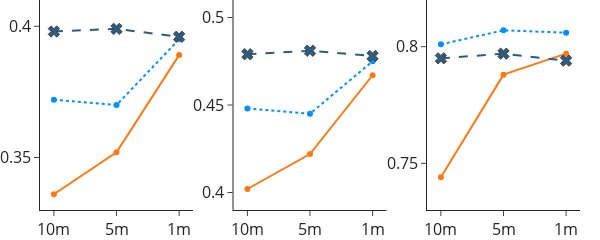

Write notebook code for a chart like this one.
### Code cell
# fig = px.scatter(df, x='resolution', y='value', color='refine-type', facet_col='variable')
# fig.update_yaxes(matches=None)
from plotly.subplots import make_subplots
fig = make_subplots(rows=1, cols=3, horizontal_spacing=0.075)
fig.add_trace(go.Scatter(x=['10m', '5m', '1m'], y=[0.336, 0.352, 0.389],
              name='NAIP', marker_color='#FF7912'), row=1, col=1)
fig.add_trace(go.Scatter(x=['10m', '5m', '1m'], y=[0.372, 0.37, 0.395], name='Planet',
              marker_color='#0091FF', line=dict(dash='dot')), row=1, col=1)
fig.add_trace(go.Scatter(x=['10m', '5m', '1m'], y=[0.398, 0.399, 0.396], name='None',
              marker_color='#2E5C80', line=dict(dash='dash'), marker_line_width=1, marker_size=10, marker_symbol='x'), row=1, col=1)

fig.add_trace(go.Scatter(x=['10m', '5m', '1m'], y=[0.402, 0.422, 0.467],
              name='NAIP', marker_color='#FF7912'), row=1, col=2)
fig.add_trace(go.Scatter(x=['10m', '5m', '1m'], y=[0.448, 0.445, 0.475], name='Planet',
              marker_color='#0091FF', line=dict(dash='dot')), row=1, col=2)
fig.add_trace(go.Scatter(x=['10m', '5m', '1m'], y=[0.479, 0.481, 0.478], name='None',
              marker_color='#2E5C80', line=dict(dash='dash'), marker_line_width=1, marker_size=10, marker_symbol='x'), row=1, col=2)

fig.add_trace(go.Scatter(x=['10m', '5m', '1m'], y=[0.744, 0.788, 0.797],
              name='NAIP', marker_color='#FF7912'), row=1, col=3)
fig.add_trace(go.Scatter(x=['10m', '5m', '1m'], y=[0.801, 0.807, 0.806], name='Planet',
              marker_color='#0091FF', line=dict(dash='dot')), row=1, col=3)
fig.add_trace(go.Scatter(x=['10m', '5m', '1m'], y=[0.795, 0.797, 0.794], name='None',
              marker_color='#2E5C80', line=dict(dash='dash'), marker_line_width=1, marker_size=10, marker_symbol='x'), row=1, col=3)

fig.update_yaxes(range=[0.33, 0.41], nticks=3, row=1, col=1)
fig.update_yaxes(range=[0.39, 0.51], nticks=3, row=1, col=2)
fig.update_yaxes(range=[0.73, 0.82], nticks=4, row=1, col=3)
fig.update_layout(
    legend=dict(
        orientation="h",
        yanchor="top",
        y=-0.1,
        xanchor="right",
        x=1,
        #hide
        
    ),
    showlegend=False,
    template='simple_white',
    width=600,
    height=200,
    margin=dict(l=30, r=20, t=0, b=0),
    font=dict(size=16)
)
fig.show()
fig.write_image('spatial/spatial-plot-nolegend.pdf')
fig.write_image('spatial/spatial-plot-nolegend.pdf')

### Figure 1 — Plotly figure (JSON) as saved in the notebook; plotly's stock layout.template omitted (floating-point values rounded to 4 significant figures)
{"data": [{"marker": {"color": "#FF7912"}, "name": "NAIP", "type": "scatter", "x": ["10m", "5m", "1m"], "xaxis": "x", "y": [0.336, 0.352, 0.389], "yaxis": "y"}, {"line": {"dash": "dot"}, "marker": {"color": "#0091FF"}, "name": "Planet", "type": "scatter", "x": ["10m", "5m", "1m"], "xaxis": "x", "y": [0.372, 0.37, 0.395], "yaxis": "y"}, {"line": {"dash": "dash"}, "marker": {"color": "#2E5C80", "line": {"width": 1}, "size": 10, "symbol": "x"}, "name": "None", "type": "scatter", "x": ["10m", "5m", "1m"], "xaxis": "x", "y": [0.398, 0.399, 0.396], "yaxis": "y"}, {"marker": {"color": "#FF7912"}, "name": "NAIP", "type": "scatter", "x": ["10m", "5m", "1m"], "xaxis": "x2", "y": [0.402, 0.422, 0.467], "yaxis": "y2"}, {"line": {"dash": "dot"}, "marker": {"color": "#0091FF"}, "name": "Planet", "type": "scatter", "x": ["10m", "5m", "1m"], "xaxis": "x2", "y": [0.448, 0.445, 0.475], "yaxis": "y2"}, {"line": {"dash": "dash"}, "marker": {"color": "#2E5C80", "line": {"width": 1}, "size": 10, "symbol": "x"}, "name": "None", "type": "scatter", "x": ["10m", "5m", "1m"], "xaxis": "x2", "y": [0.479, 0.481, 0.478], "yaxis": "y2"}, {"marker": {"color": "#FF7912"}, "name": "NAIP", "type": "scatter", "x": ["10m", "5m", "1m"], "xaxis": "x3", "y": [0.744, 0.788, 0.797], "yaxis": "y3"}, {"line": {"dash": "dot"}, "marker": {"color": "#0091FF"}, "name": "Planet", "type": "scatter", "x": ["10m", "5m", "1m"], "xaxis": "x3", "y": [0.801, 0.807, 0.806], "yaxis": "y3"}, {"line": {"dash": "dash"}, "marker": {"color": "#2E5C80", "line": {"width": 1}, "size": 10, "symbol": "x"}, "name": "None", "type": "scatter", "x": ["10m", "5m", "1m"], "xaxis": "x3", "y": [0.795, 0.797, 0.794], "yaxis": "y3"}], "layout": {"font": {"size": 16}, "height": 200, "legend": {"orientation": "h", "x": 1, "xanchor": "right", "y": -0.1, "yanchor": "top"}, "margin": {"b": 0, "l": 30, "r": 20, "t": 0}, "showlegend": false, "width": 600, "xaxis": {"anchor": "y", "domain": [0, 0.2833]}, "xaxis2": {"anchor": "y2", "domain": [0.3583, 0.6417]}, "xaxis3": {"anchor": "y3", "domain": [0.7167, 1]}, "yaxis": {"anchor": "x", "domain": [0, 1], "nticks": 3, "range": [0.33, 0.41]}, "yaxis2": {"anchor": "x2", "domain": [0, 1], "nticks": 3, "range": [0.39, 0.51]}, "yaxis3": {"anchor": "x3", "domain": [0, 1], "nticks": 4, "range": [0.73, 0.82]}}}
